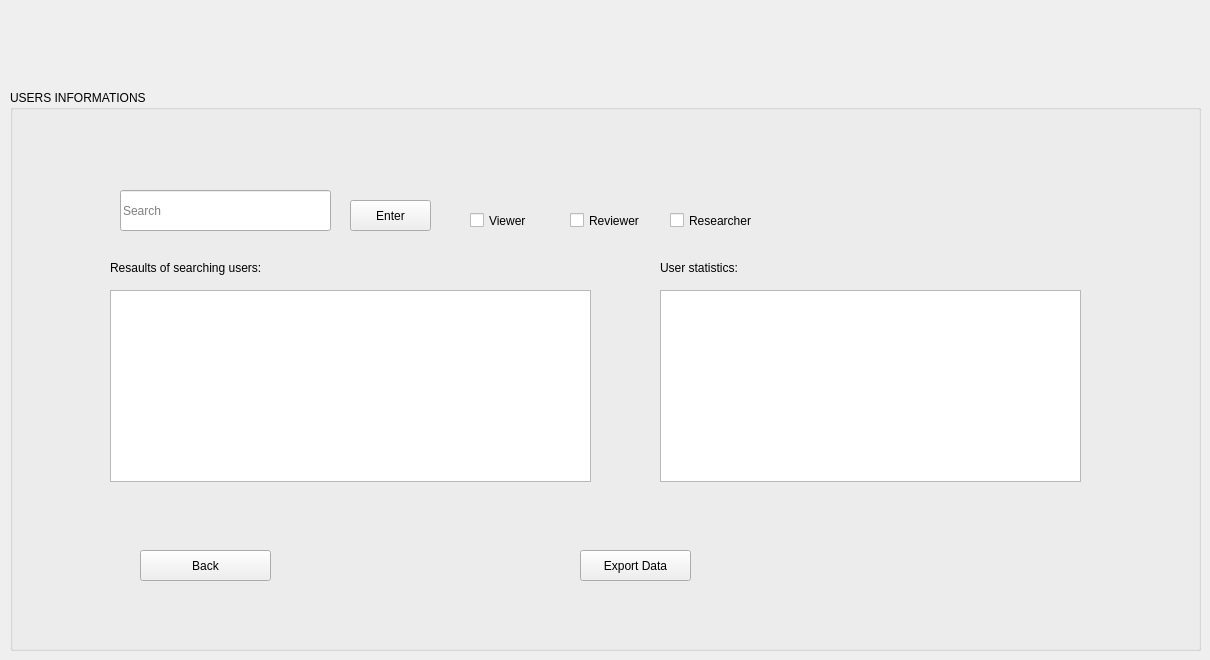
    <widget class="QWidget" name="page_23">
     <widget class="QGroupBox" name="groupBox_11">
      <property name="geometry">
       <rect>
        <x>10</x>
        <y>90</y>
        <width>1191</width>
        <height>561</height>
       </rect>
      </property>
      <property name="title">
       <string>USERS INFORMATIONS</string>
      </property>
      <widget class="QCheckBox" name="Reviewer">
       <property name="geometry">
        <rect>
         <x>560</x>
         <y>100</y>
         <width>151</width>
         <height>61</height>
        </rect>
       </property>
       <property name="text">
        <string>Reviewer</string>
       </property>
      </widget>
      <widget class="QCheckBox" name="Viewer">
       <property name="geometry">
        <rect>
         <x>460</x>
         <y>100</y>
         <width>151</width>
         <height>61</height>
        </rect>
       </property>
       <property name="text">
        <string>Viewer</string>
       </property>
      </widget>
      <widget class="QListView" name="userListView_2">
       <property name="geometry">
        <rect>
         <x>100</x>
         <y>200</y>
         <width>481</width>
         <height>192</height>
        </rect>
       </property>
      </widget>
      <widget class="QLineEdit" name="enterString">
       <property name="geometry">
        <rect>
         <x>110</x>
         <y>100</y>
         <width>211</width>
         <height>41</height>
        </rect>
       </property>
       <property name="text">
        <string/>
       </property>
       <property name="placeholderText">
        <string>Search</string>
       </property>
      </widget>
      <widget class="QCheckBox" name="Researcher">
       <property name="geometry">
        <rect>
         <x>660</x>
         <y>100</y>
         <width>151</width>
         <height>61</height>
        </rect>
       </property>
       <property name="text">
        <string>Researcher</string>
       </property>
      </widget>
      <widget class="QPushButton" name="userSearchBackBTN_2">
       <property name="geometry">
        <rect>
         <x>130</x>
         <y>460</y>
         <width>131</width>
         <height>31</height>
        </rect>
       </property>
       <property name="text">
        <string>Back</string>
       </property>
      </widget>
      <widget class="QPushButton" name="searchString">
       <property name="geometry">
        <rect>
         <x>340</x>
         <y>110</y>
         <width>81</width>
         <height>31</height>
        </rect>
       </property>
       <property name="text">
        <string>Enter</string>
       </property>
      </widget>
      <widget class="QPushButton" name="exportUserPDF">
       <property name="geometry">
        <rect>
         <x>570</x>
         <y>460</y>
         <width>111</width>
         <height>31</height>
        </rect>
       </property>
       <property name="text">
        <string>Export Data</string>
       </property>
      </widget>
      <widget class="QLabel" name="label_6">
       <property name="geometry">
        <rect>
         <x>100</x>
         <y>170</y>
         <width>161</width>
         <height>16</height>
        </rect>
       </property>
       <property name="text">
        <string>Resaults of searching users:</string>
       </property>
      </widget>
      <widget class="QLabel" name="label_7">
       <property name="geometry">
        <rect>
         <x>650</x>
         <y>170</y>
         <width>161</width>
         <height>16</height>
        </rect>
       </property>
       <property name="text">
        <string>User statistics:</string>
       </property>
      </widget>
      <widget class="QTableView" name="userListView_3">
       <property name="geometry">
        <rect>
         <x>650</x>
         <y>200</y>
         <width>421</width>
         <height>192</height>
        </rect>
       </property>
      </widget>
     </widget>
    </widget>
